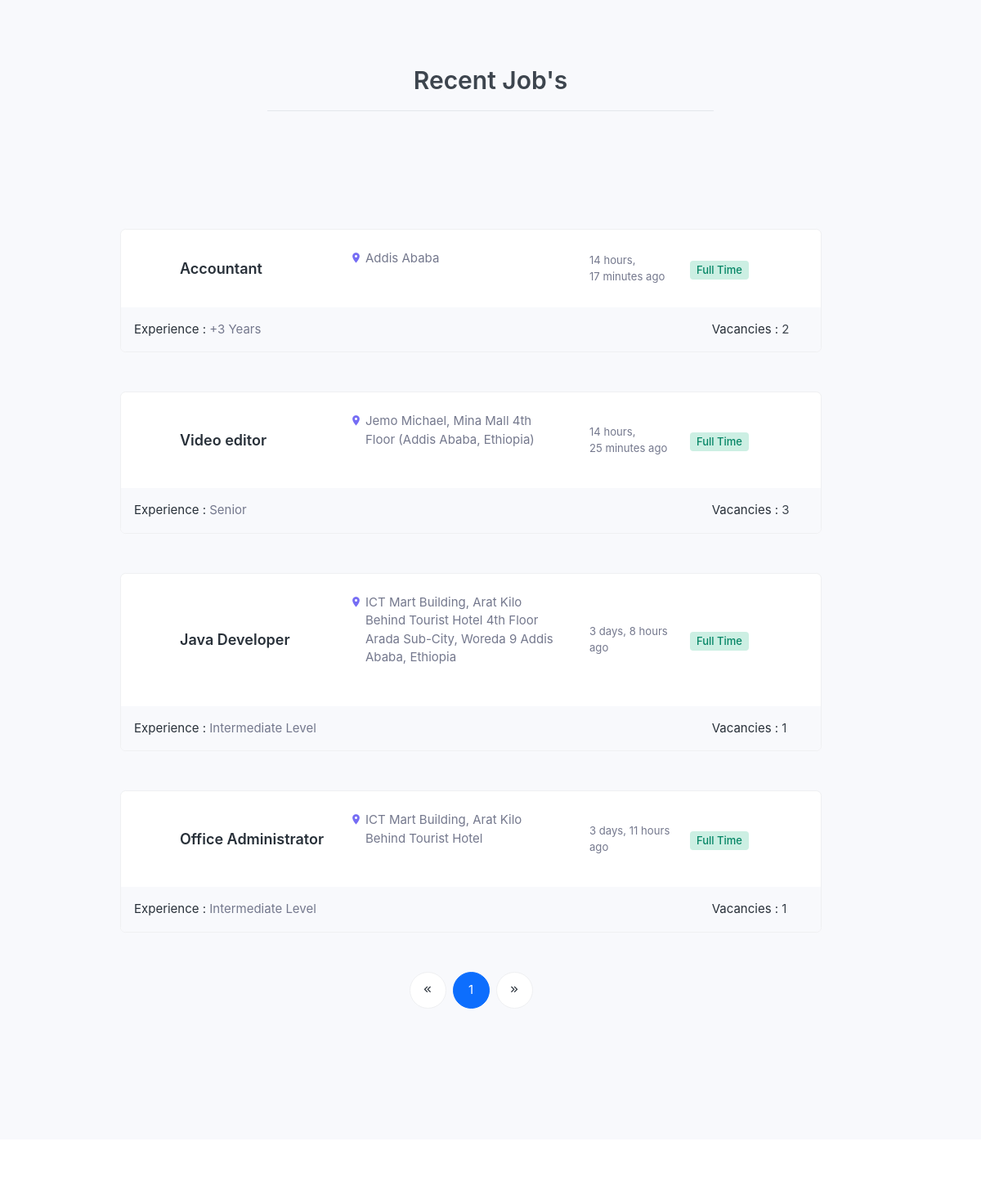
The app's page / (middle part), older data.
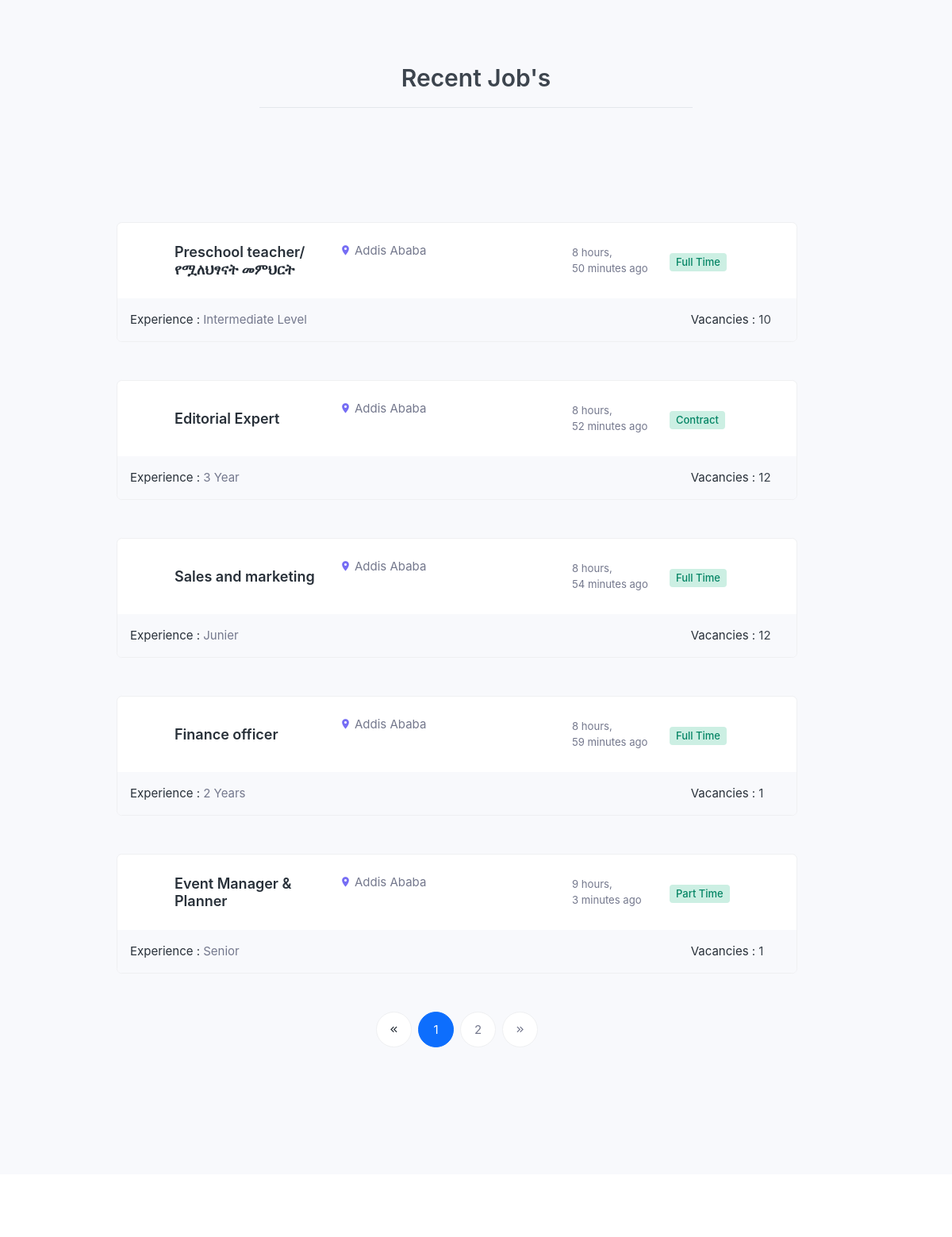
The same page, newer data.
### Recruitment_System/models.py (models this page shows, shortened)
class Job_Posting(models.Model):
    title = models.CharField(max_length=50)
    sector = models.ForeignKey(Sector, on_delete=models.SET_NULL, null=True)  # Related With Sector
    description = FroalaField()
    vacancies = models.IntegerField()
    experience = models.CharField(max_length=20)
    skills = models.ManyToManyField(Skill)
    location = models.CharField(max_length=200)
    salary_range_start = models.FloatField()
    salary_range_final = models.FloatField()
    type = models.CharField( choices=job_type, max_length=30)
    job_status = models.BooleanField(default=False)
    date_posted = models.DateTimeField(auto_now_add=True)
    date_closed = models.DateField()
    slug = models.SlugField(unique=True,  max_length=200, blank=True)
    class Meta:
        ordering = ['-date_posted','-date_closed']

### Recruitment_System/views.py (the view)
# urls.py: path('', views.index, name='index'),
def index(request):
    try: bookmark = Bookmarks.objects.filter(user=request.user).values_list('job__id', flat=True)
    except: bookmark = None
    try: candidate = Candidate.objects.get(user = request.user)
    except: candidate = None
    try: application = Application.objects.filter(user=request.user).values_list('job__id', flat=True)
    except: application = None
    try: count_skill = candidate.skill.all()
    except: count_skill = 0
    print(count_skill)
    sector = Sector.objects.all()
    sector_popular = Sector.objects.all()[0:5]
    job = Job_Posting.objects.filter(job_status = True)
    paginator = Paginator(job,5)
    page_number = request.GET.get('page')
    page = paginator.get_page(page_number)
    context = {
        'social_medias' : social_medias,
        'job_list' : page,
        'bookmark' : bookmark,
        'candidate' : candidate,
        'application' : application,
        'sector' : sector,
        'sector_popular' : sector_popular
    }
    return render(request, 'RMS/index.html', context)

### Recruitment_System/templates/RMS/index.html (shortened to what the changed rows need)
{% load static %}
{% load fontawesome_5 %}
<!DOCTYPE html>
<html lang="en">
  <head>
    {% include 'include/head.html' %}
  </head>
  <body>
    <div>
      <div class="main-content">
        <div class="page-content">
          <section class="section bg-light">
            <div class="container">
          <section class="section">
            <div class="container">
              <div class="row d-flex justify-content-center">
                <div class="col-lg-10">
                  <div class="me-lg-5">
                    <div class="row d-flex justify-content-center">
                       <div class="col">
                      {% if job_list%}
                         {% for job in job_list%}
                      <div class="job-box
                        card mt-5">
                        <div class="p-4">
                          <div class="row align-items-center">
                            <div class="col-md-3 ms-5">
                              <div class="mb-2 mb-md-0">
                                <h5 class="fs-18 mb-0">
                                  <a href="{% url 'Job-detail' job.slug %}" class="text-dark"
                                    >{{job.title}}</a
                                  >
                                </h5>
                              </div>
                            </div>
                            <div class="col-md-4">
                              <div class="d-flex mb-2">
                                <div class="flex-shrink-0">
                                  <i
                                    class="mdi mdi-map-marker text-primary me-1"
                                  ></i>
                                </div>
                                <p class="text-muted">{{job.location}}</p>
                              </div>
                            </div>
                            <div class="col-md-2">
                              <div class="d-flex mb-0">
                                <div class="flex-shrink-0">
                                  <i
                                    class="uil uil-clock-three text-primary me-1"
                                  ></i>
                                </div>
                                <small class="text-muted  mb-0">{{job.date_posted | timesince}} ago</small>
                              </div>
                            </div>
                            <div class="col-md-2">
                              <div>
                                <span
                                  class="badge bg-success-subtle text-success fs-13 mt-1"
                                  >{{job.get_type_display}}</span
                                >
                              </div>
                            </div>
                          </div>
                        </div>
                        <div class="p-3 bg-light">
                          <div class="row justify-content-between">
                            <div class="col-md-6">
                              <div>
                                <p class="text-muted mb-0">
                                  <span class="text-dark">Experience :</span> {{job.experience}} <br>
                                </p>
                              </div>
                            </div>
                            <div class="col-lg-2 col-md-3">
                              <span class="text-dark">Vacancies  :</span> {{job.vacancies}}
                            </div>
                          </div>
                        </div>
                      </div>
                         {% endfor %}
                      {% endif %}
                    </div>
                  </div>
                    <div class="row d-flex justify">
                      <div class="col-lg-12 mt-5">
                          <nav aria-label="Page navigation example">
                              <ul class="pagination job-pagination mb-0 justify-content-center">
                                {% if job_list.has_next %}
                                <li class="page-item"><a  class="page-link"  href="?page={{ job_list.next_page_number }}">{{ job_list.next_page_number }}</a></li>
                               {% endif %}
                               {% if job_list.has_next %}
                               <li class="page-item">
                                <a class="page-link" href="?page={{ job_list.next_page_number }}">
                                    <i class="mdi mdi-chevron-double-right fs-15"></i>
                                </a>
                                </li>
                              {% endif %}
                              {% if  not job_list.has_next %}
                              <li class="page-item">
                               <a class="page-link disabled " href="">
                                   <i class="mdi mdi-chevron-double-right fs-15"></i>
                               </a>
                               </li>
                             {% endif %}
                              </ul>
                          </nav>
                      </div>
                  </div>
                  </div>
                </div>
              </div>
            </div>
          </section>
            </div>
          </section>
        </div>
      </div>
    </div>
  </body>
</html>

Row changes from the older to the newer data that the page shows:
no longer on this page (row unchanged): Job_Posting: title "Accountant", location "Addis Ababa", date_posted "14 hours, 17 minutes", type "Full Time", experience "+3 Years", vacancies "2"
no longer on this page (row unchanged): Job_Posting: title "Video editor", location "Jemo Michael, Mina Mall 4th Floor (Addis Ababa, Ethiopia)", date_posted "14 hours, 25 minutes", type "Full Time", experience "Senior", vacancies "3"
no longer on this page (row unchanged): Job_Posting: title "Java Developer", location "ICT Mart Building, Arat Kilo Behind Tourist Hotel 4th Floor Arada Sub-City, Woreda 9 Addis Ababa, Ethiopia", date_posted "3 days, 8 hours", type "Full Time", experience "Intermediate Level", vacancies "1"
no longer on this page (row unchanged): Job_Posting: title "Office Administrator", location "ICT Mart Building, Arat Kilo Behind Tourist Hotel", date_posted "3 days, 11 hours", type "Full Time", experience "Intermediate Level", vacancies "1"
added Job_Posting: title "Preschool teacher/ የሟለህፃናት መምህርት", location "Addis Ababa", date_posted "8 hours, 50 minutes", type "Full Time", experience "Intermediate Level", vacancies "10"
added Job_Posting: title "Editorial Expert", location "Addis Ababa", date_posted "8 hours, 52 minutes", type "Contract", experience "3 Year", vacancies "12"
added Job_Posting: title "Sales and marketing", location "Addis Ababa", date_posted "8 hours, 54 minutes", type "Full Time", experience "Junier", vacancies "12"
added Job_Posting: title "Finance officer", location "Addis Ababa", date_posted "8 hours, 59 minutes", type "Full Time", experience "2 Years", vacancies "1"
added Job_Posting: title "Event Manager & Planner", location "Addis Ababa", date_posted "9 hours, 3 minutes", type "Part Time", experience "Senior", vacancies "1"
Text that changed along with them:
{{ job_list.next_page_number }}: (not shown) → "2"
